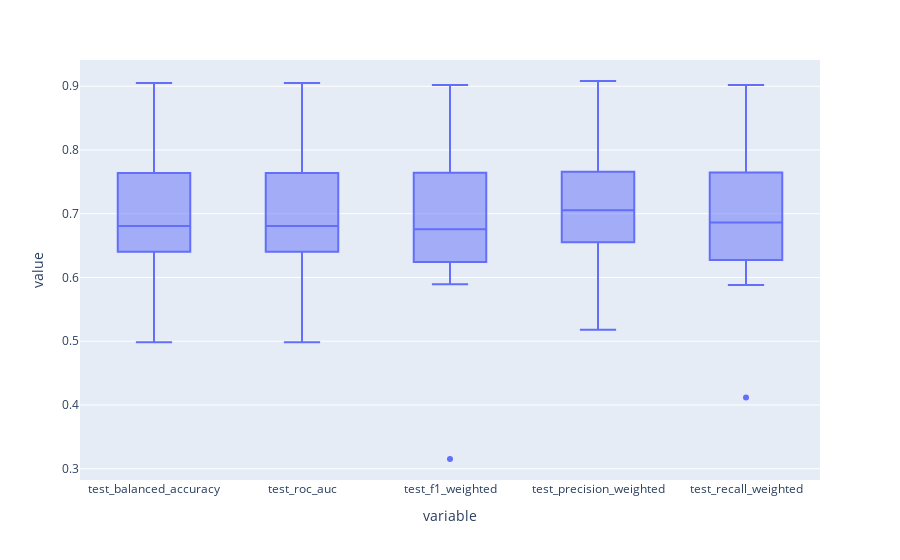

Notebook cell for this chart:
### Code cell
import plotly.express as px

px.box(cv_df)

### Figure 1 — Plotly figure (JSON) as saved in the notebook; plotly's stock layout.template omitted (floating-point values rounded to 4 significant figures)
{"data": [{"alignmentgroup": "True", "hovertemplate": "variable=%{x}<br>value=%{y}<extra></extra>", "legendgroup": "", "marker": {"color": "#636efa"}, "name": "", "notched": false, "offsetgroup": "", "orientation": "v", "showlegend": false, "type": "box", "x": ["test_balanced_accuracy", "test_balanced_accuracy", "test_balanced_accuracy", "test_balanced_accuracy", "test_balanced_accuracy", "test_balanced_accuracy", "test_balanced_accuracy", "test_balanced_accuracy", "test_balanced_accuracy", "test_balanced_accuracy", "test_roc_auc", "test_roc_auc", "test_roc_auc", "test_roc_auc", "test_roc_auc", "test_roc_auc", "test_roc_auc", "test_roc_auc", "test_roc_auc", "test_roc_auc", "test_f1_weighted", "test_f1_weighted", "test_f1_weighted", "test_f1_weighted", "test_f1_weighted", "test_f1_weighted", "test_f1_weighted", "test_f1_weighted", "test_f1_weighted", "test_f1_weighted", "test_precision_weighted", "test_precision_weighted", "test_precision_weighted", "test_precision_weighted", "test_precision_weighted", "test_precision_weighted", "test_precision_weighted", "test_precision_weighted", "test_precision_weighted", "test_precision_weighted", "test_recall_weighted", "test_recall_weighted", "test_recall_weighted", "test_recall_weighted", "test_recall_weighted", "test_recall_weighted", "test_recall_weighted", "test_recall_weighted", "test_recall_weighted", "test_recall_weighted"], "x0": " ", "xaxis": "x", "y": [0.5831, 0.6405, 0.7228, 0.6423, 0.6597, 0.8264, 0.7638, 0.9051, 0.7015, 0.4984, 0.5831, 0.6405, 0.7228, 0.6423, 0.6597, 0.8264, 0.7638, 0.9051, 0.7015, 0.4984, 0.5892, 0.6295, 0.7255, 0.6244, 0.6614, 0.8235, 0.7642, 0.902, 0.6901, 0.3152, 0.5906, 0.6554, 0.7255, 0.6856, 0.6694, 0.8292, 0.766, 0.9082, 0.7509, 0.5182, 0.5882, 0.6275, 0.7255, 0.6471, 0.6667, 0.8235, 0.7647, 0.902, 0.7059, 0.4118], "y0": " ", "yaxis": "y"}], "layout": {"boxmode": "group", "legend": {"tracegroupgap": 0}, "margin": {"t": 60}, "xaxis": {"anchor": "y", "domain": [0, 1], "title": {"text": "variable"}}, "yaxis": {"anchor": "x", "domain": [0, 1], "title": {"text": "value"}}}}
